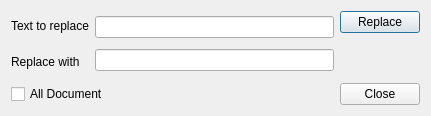
<?xml version="1.0" encoding="UTF-8"?>
<ui version="4.0">
 <class>DialogReplace</class>
 <widget class="QDialog" name="DialogReplace">
  <property name="geometry">
   <rect>
    <x>0</x>
    <y>0</y>
    <width>431</width>
    <height>116</height>
   </rect>
  </property>
  <property name="windowTitle">
   <string>Search and replace</string>
  </property>
  <layout class="QHBoxLayout" name="horizontalLayout_3">
   <item>
    <layout class="QVBoxLayout" name="verticalLayout_4">
     <item>
      <layout class="QHBoxLayout" name="horizontalLayout">
       <item>
        <layout class="QVBoxLayout" name="verticalLayout">
         <item>
          <widget class="QLabel" name="labelTextToReplace">
           <property name="text">
            <string>Text to replace</string>
           </property>
          </widget>
         </item>
         <item>
          <widget class="QLabel" name="labelReplaceWith">
           <property name="text">
            <string>Replace with </string>
           </property>
          </widget>
         </item>
        </layout>
       </item>
       <item>
        <layout class="QVBoxLayout" name="verticalLayout_2">
         <item>
          <widget class="QLineEdit" name="lineEditTextToReplace"/>
         </item>
         <item>
          <widget class="QLineEdit" name="lineEditReplaceWith"/>
         </item>
        </layout>
       </item>
       <item>
        <layout class="QVBoxLayout" name="verticalLayout_3">
         <item>
          <widget class="QPushButton" name="pushButtonReplace">
           <property name="text">
            <string>Replace</string>
           </property>
           <property name="default">
            <bool>true</bool>
           </property>
          </widget>
         </item>
         <item>
          <spacer name="verticalSpacer">
           <property name="orientation">
            <enum>Qt::Vertical</enum>
           </property>
           <property name="sizeHint" stdset="0">
            <size>
             <width>20</width>
             <height>40</height>
            </size>
           </property>
          </spacer>
         </item>
        </layout>
       </item>
      </layout>
     </item>
     <item>
      <layout class="QHBoxLayout" name="horizontalLayout_2">
       <item>
        <widget class="QCheckBox" name="checkBox">
         <property name="text">
          <string>All Document</string>
         </property>
        </widget>
       </item>
       <item>
        <spacer name="horizontalSpacer">
         <property name="orientation">
          <enum>Qt::Horizontal</enum>
         </property>
         <property name="sizeHint" stdset="0">
          <size>
           <width>40</width>
           <height>20</height>
          </size>
         </property>
        </spacer>
       </item>
       <item>
        <widget class="QPushButton" name="pushButtonClose">
         <property name="text">
          <string>Close</string>
         </property>
         <property name="autoDefault">
          <bool>false</bool>
         </property>
        </widget>
       </item>
      </layout>
     </item>
    </layout>
   </item>
  </layout>
 </widget>
 <resources/>
 <connections/>
</ui>
